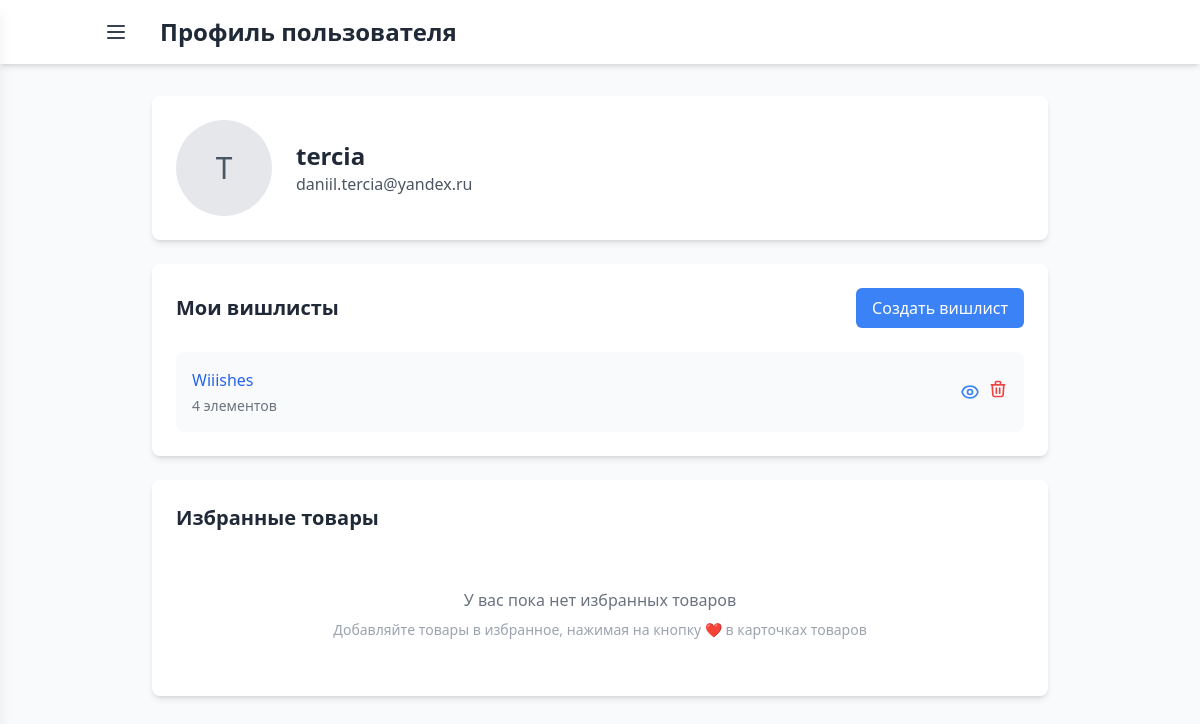
The app's page /profile/ (signed in), older data.
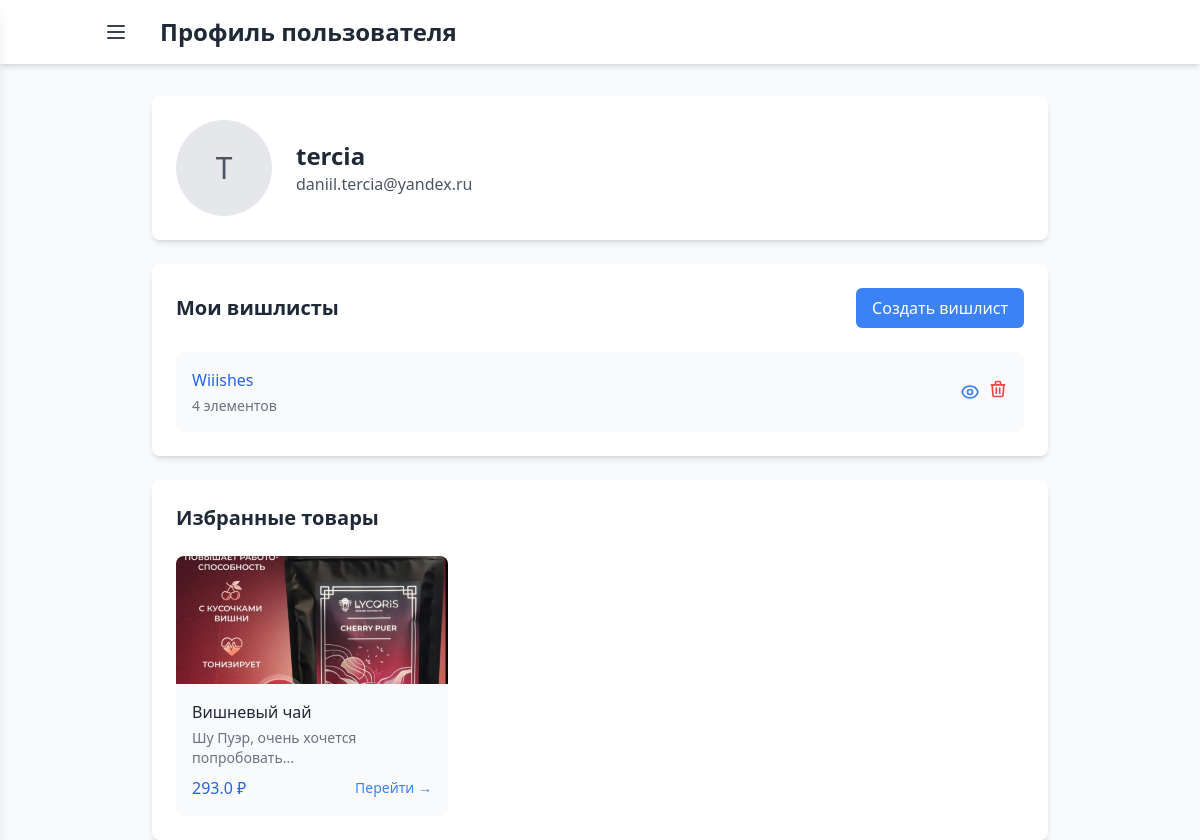
The same page, newer data.
### wishlist/models.py (models this page shows, shortened)
class Wishlist(models.Model):
    user = models.ForeignKey(User, on_delete=models.CASCADE)
    title = models.CharField(max_length=200)
    description = models.TextField()
    created_at = models.DateTimeField(auto_now_add=True)
    likes = models.IntegerField(default=0)

class WishFav(models.Model):
    wish = models.ForeignKey(Wish, on_delete=models.CASCADE)
    user = models.ForeignKey(User, on_delete=models.CASCADE)
    created_at = models.DateTimeField(auto_now_add=True)
    class Meta:
        unique_together = ('wish', 'user')

class Wish(models.Model):
    wishlist = models.ForeignKey(Wishlist, on_delete=models.CASCADE)
    item_name = models.CharField(max_length=200)
    item_description = models.TextField()
    item_url = models.URLField()
    item_price = models.FloatField()
    item_image = models.ImageField(upload_to="images/", null=True, blank=True)
    created_at = models.DateTimeField(auto_now_add=True)

### wishlist/views.py (the view)
# urls.py: path('profile/', views.profile, name='profile'),
@login_required
def profile(request):
    user = request.user
    wishlists = Wishlist.objects.filter(user=user)
    wishfavs = WishFav.objects.filter(user=user)
    context = {
        "user": user,
        "wishlists": wishlists,
        "favorite_items": wishfavs
    }
    return render(request, "profile.html", context)

### wishlist/templates/profile.html (shortened to what this page needs)
{% extends 'base.html' %}
{% block header %}
<h1 class="text-2xl font-bold text-gray-800">Профиль пользователя</h1>
{% endblock %}
{% block content %}
<div class="max-w-4xl mx-auto bg-white rounded-lg shadow-md overflow-hidden mb-6">
    <div class="p-6">
        <div class="flex items-center space-x-6">
            <div class="h-24 w-24 rounded-full bg-gray-200 flex items-center justify-center">
                <span class="text-3xl text-gray-600">{{ user.username|first|upper }}</span>
            </div>
            <div>
                <h1 class="text-2xl font-bold text-gray-800">{{ user.username }}</h1>
                <p class="text-gray-600">{{ user.email }}</p>
            </div>
        </div>
    </div>
</div>
<div class="max-w-4xl mx-auto bg-white rounded-lg shadow-md overflow-hidden mb-6">
    <div class="p-6">
        <div class="flex justify-between items-center mb-6">
            <h2 class="text-xl font-semibold text-gray-800">Мои вишлисты</h2>
            <a href="{% url 'create_wishlist' %}" class="bg-blue-500 hover:bg-blue-600 text-white px-4 py-2 rounded-md transition duration-300">
                Создать вишлист
            </a>
        </div>
        <div class="space-y-4">
            {% for wishlist in wishlists %}
            <div class="flex items-center justify-between bg-gray-50 rounded-lg p-4 hover:bg-gray-100 transition duration-200">
                <div class="flex items-center space-x-4">
                    <div class="flex-1">
                        <a href="{% url 'wishlist_detail' wishlist.id %}" class="font-medium text-blue-600 hover:text-blue-800 transition duration-300">
                            {{ wishlist.title }}
                        </a>
                        <p class="text-sm text-gray-500 mt-1">{{ wishlist.wish_set.count }} элементов</p>
                    </div>
                </div>
                {% if user == request.user %}
                <div class="flex items-center space-x-2">
                    <a href="{% url 'wishlist_detail' wishlist.id %}" class="text-blue-500 hover:text-blue-700">
                    </a>
                    <form method="post" action="{% url 'delete_wishlist' wishlist.id %}" class="inline" onsubmit="return confirm('Удалить этот вишлист?');">
                        <button type="submit" class="text-red-500 hover:text-red-700">
                            <svg class="w-5 h-5" fill="none" stroke="currentColor" viewBox="0 0 24 24">
                                <path stroke-linecap="round" stroke-linejoin="round" stroke-width="2" d="M19 7l-.867 12.142A2 2 0 0116.138 21H7.862a2 2 0 01-1.995-1.858L5 7m5 4v6m4-6v6m1-10V4a1 1 0 00-1-1h-4a1 1 0 00-1 1v3M4 7h16"/>
                            </svg>
                        </button>
                    </form>
                </div>
                {% endif %}
            </div>
            {% endfor %}
        </div>
    </div>
</div>
<div class="max-w-4xl mx-auto bg-white rounded-lg shadow-md overflow-hidden">
    <div class="p-6">
        <h2 class="text-xl font-semibold text-gray-800 mb-6">Избранные товары</h2>
        <div class="grid grid-cols-1 sm:grid-cols-2 md:grid-cols-3 gap-4">
            {% for fav in favorite_items %}
            <div class="bg-gray-50 rounded-lg overflow-hidden hover:shadow-md transition-shadow duration-200">
                {% if fav.wish.item_image %}
                <img src="{{ fav.wish.item_image.url }}" alt="{{ fav.wish.item_name }}"
                     class="w-full h-32 object-cover">
                {% endif %}
                <div class="p-4">
                    <h3 class="font-medium text-gray-800 mb-1 truncate">{{ fav.wish.item_name }}</h3>
                    <p class="text-sm text-gray-500 mb-2 line-clamp-2">{{ fav.wish.item_description }}</p>
                    <div class="flex justify-between items-center">
                        <span class="text-blue-600 font-medium">{{ fav.wish.item_price }} ₽</span>
                        <a href="{% url 'wishlist_detail' fav.wish.wishlist.id %}"
                           class="text-sm text-blue-500 hover:text-blue-700 transition-colors duration-200">
                            Перейти →
                        </a>
                    </div>
                </div>
            </div>
            {% empty %}
            <div class="col-span-3 text-center py-8">
                <p class="text-gray-500">У вас пока нет избранных товаров</p>
                <p class="text-sm text-gray-400 mt-2">Добавляйте товары в избранное, нажимая на кнопку ❤️ в карточках товаров</p>
            </div>
            {% endfor %}
        </div>
    </div>
</div>
{% endblock %}

### wishlist/templates/base.html (shortened to what this page needs)
<!DOCTYPE html>
<html lang="ru">
<head>
    <script src="https://cdn.tailwindcss.com"></script>
</head>
<body class="bg-gray-50 min-h-screen">
    <header class="bg-white shadow-md py-4">
        <div class="container max-w-5xl mx-auto px-4">
            <div class="flex items-center gap-8">
                <button onclick="toggleSidebar()" class="text-gray-700 focus:outline-none shrink-0">
                    <svg class="w-6 h-6" fill="none" stroke="currentColor" viewBox="0 0 24 24">
                        <path stroke-linecap="round" stroke-linejoin="round" stroke-width="2" d="M4 6h16M4 12h16M4 18h16"/>
                    </svg>
                </button>
                {% block header %}{% endblock %}
            </div>
        </div>
    </header>
    <main class="max-w-7xl mx-auto mt-8 px-4">
        {% block content %}{% endblock %}
    </main>
</body>
</html>

Row changes from the older to the newer data that the page shows:
added WishFav: wish.item_image (picture), wish.item_name "Вишневый чай", wish.item_description "Шу Пуэр, очень хочется попробовать...", wish.item_price "293.0"
Text that changed along with them:
text no longer shown: "У вас пока нет избранных товаров Добавляйте товары в избранное, нажимая на кнопку ❤️ в карточках товаров"
